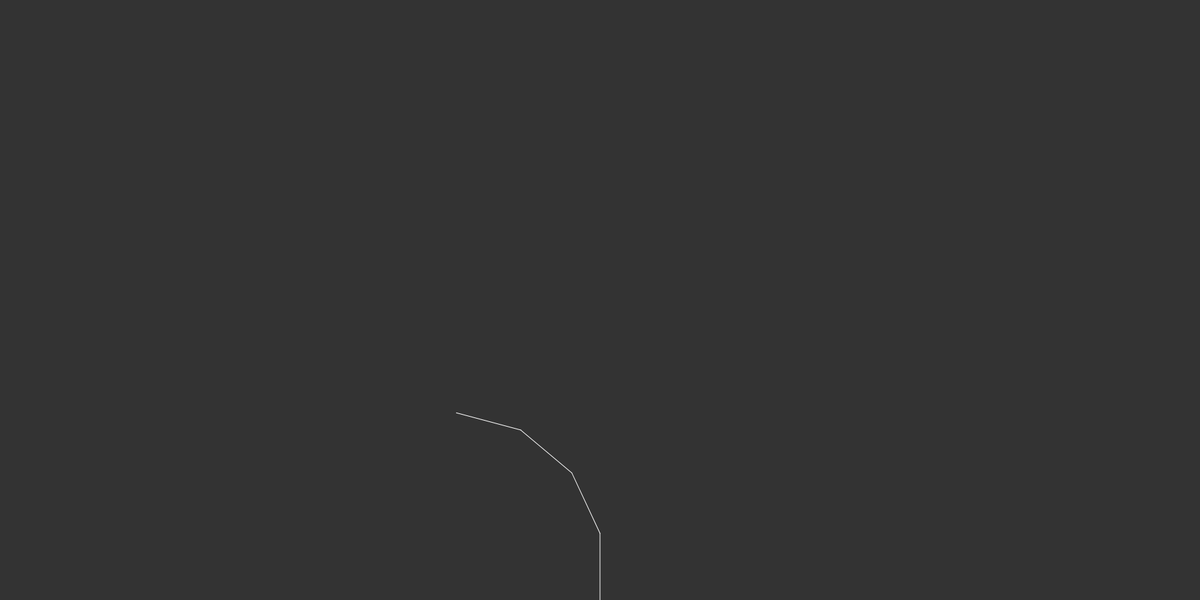
Frame 1 (no input)
Frame 60 (no input): identical to frame 1, image omitted
Frame 120 (the mouse pressed at the canvas centre since frame 60): identical to frame 1, image omitted

The p5.js sketch that drew this single still picture (run headless with seeded random() and noise() and a simulated clock; from frame 60 on, the mouse is pressed at the canvas centre):

// p5.js sketch
// ── sketch.js
var axioma = "F-F-F-F";
var frase = axioma;
var len = 100;
var exc = 1;
var sc = 0.5;


var regla ={
  a: "F",
  b: "F-F+F+FF-F-F+F"
}

function generar(){
  len *=sc;
  var futura = "";
  for(var i=0; i<frase.length; i++){
    var actual = frase.charAt(i);
    if(actual == regla.a){
      futura += regla.b;
    }else{
      futura += actual;
    }
  }
  frase = futura;
  exc++;
  //graphics();

}

//turtle graphics engine
function graphics(){
  var ang = radians(angSlider.value());
  background(51);
  resetMatrix();
  translate(width / 2, height)
  stroke(255);

  for(var i=0; i<frase.length; i++){
    var actual = frase.charAt(i);
    if (actual == "F"){
      line(0,0,0,-len);
      translate(0,-len);
    }else if(actual == "+"){
      rotate(ang);
    }else if(actual == "-"){
      rotate(-ang);
    }else if(actual == "["){
      push();
    }else if(actual == "]"){
      pop();
    }else if(actual == "|"){
      line(0,0,0,-len/exc);
      translate(0,-len/exc);
    }
  }
}

function setup(){
  createCanvas(1800,900);
  background(51);
  fill(255);
  //ang = radians(25);
  //graphics();

  var button = createButton("Generar");
  button.mousePressed(generar);
  angSlider = createSlider(0,90,25);

}

function draw(){
  graphics();
}
